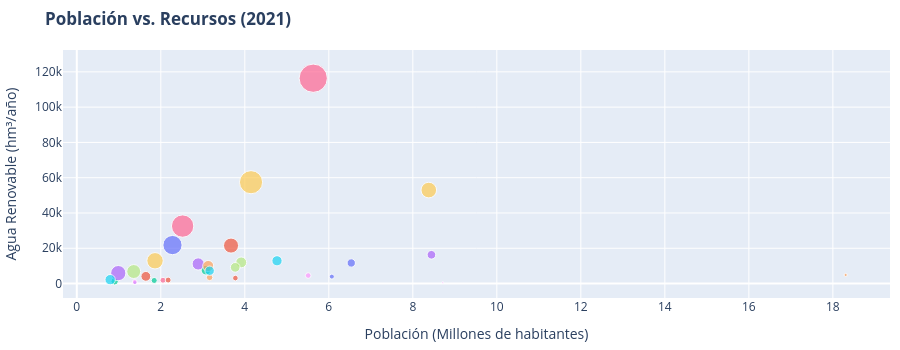

Notebook code for this chart:
### Code cell
# Poblacion vs recursos 2021

#  Datos
files_agua = [
    "../datos/AguaRenovable/EntidadFederativa/Agua_Renovable_EntidadFederativa_2017.xlsx",
    "../datos/AguaRenovable/EntidadFederativa/Agua_Renovable_EntidadFederativa_2018.xlsx",
    "../datos/AguaRenovable/EntidadFederativa/Agua_Renovable_EntidadFederativa_2019.xlsx",
    "../datos/AguaRenovable/EntidadFederativa/Agua_Renovable_EntidadFederativa_2020.xlsx",
    "../datos/AguaRenovable/EntidadFederativa/Agua_Renovable_EntidadFederativa_2021.xlsx"
]

all_data_agua = []
for f in files_agua:
    if os.path.exists(f):
        df_temp = pd.read_excel(f, engine='openpyxl')
        all_data_agua.append(df_temp)

master_agua = pd.concat(all_data_agua, ignore_index=True)
df_2021 = master_agua[master_agua['Año'] == 2021]
# Limpieza de columnas numéricas
cols_num = ['Agua Renovable (hm³/año)', 'Población (Millones de habitantes)', 'Agua Renovable per cápita (m³/habitante/año)']
for col in cols_num:
    master_agua[col] = pd.to_numeric(master_agua[col].astype(str).str.replace(',', '').str.replace('"', '').str.strip(), errors='coerce').fillna(0)

# Población vs Recursos
fig4 = px.scatter(df_2021, x='Población (Millones de habitantes)', y='Agua Renovable (hm³/año)',
                 size='Agua Renovable per cápita (m³/habitante/año)', color='Entidad Federativa',
                 title='<b>Población vs. Recursos (2021)</b>')
fig4.update_layout(height=350, margin=dict(l=10, r=10, t=50, b=10), showlegend=False)

fig4.show()

### Figure 1 — Plotly figure (JSON) as saved in the notebook; plotly's stock layout.template omitted (floating-point values rounded to 4 significant figures)
{"data": [{"hovertemplate": "Entidad Federativa=Aguascalientes<br>Población (Millones de habitantes)=%{x}<br>Agua Renovable (hm³/año)=%{y}<br>Agua Renovable per cápita (m³/habitante/año)=%{marker.size}<extra></extra>", "legendgroup": "Aguascalientes", "marker": {"color": "#636efa", "size": [391.8], "sizemode": "area", "sizeref": 51.7, "symbol": "circle"}, "mode": "markers", "name": "Aguascalientes", "orientation": "v", "showlegend": true, "type": "scatter", "x": [1.385], "xaxis": "x", "y": [542.4], "yaxis": "y"}, {"hovertemplate": "Entidad Federativa=Baja California<br>Población (Millones de habitantes)=%{x}<br>Agua Renovable (hm³/año)=%{y}<br>Agua Renovable per cápita (m³/habitante/año)=%{marker.size}<extra></extra>", "legendgroup": "Baja California", "marker": {"color": "#EF553B", "size": [822.0], "sizemode": "area", "sizeref": 51.7, "symbol": "circle"}, "mode": "markers", "name": "Baja California", "orientation": "v", "showlegend": true, "type": "scatter", "x": [3.776], "xaxis": "x", "y": [3104.0], "yaxis": "y"}, {"hovertemplate": "Entidad Federativa=Baja California Sur<br>Población (Millones de habitantes)=%{x}<br>Agua Renovable (hm³/año)=%{y}<br>Agua Renovable per cápita (m³/habitante/año)=%{marker.size}<extra></extra>", "legendgroup": "Baja California Sur", "marker": {"color": "#00cc96", "size": [1402.0], "sizemode": "area", "sizeref": 51.7, "symbol": "circle"}, "mode": "markers", "name": "Baja California Sur", "orientation": "v", "showlegend": true, "type": "scatter", "x": [0.9018], "xaxis": "x", "y": [1265.0], "yaxis": "y"}, {"hovertemplate": "Entidad Federativa=Campeche<br>Población (Millones de habitantes)=%{x}<br>Agua Renovable (hm³/año)=%{y}<br>Agua Renovable per cápita (m³/habitante/año)=%{marker.size}<extra></extra>", "legendgroup": "Campeche", "marker": {"color": "#ab63fa", "size": [5993.0], "sizemode": "area", "sizeref": 51.7, "symbol": "circle"}, "mode": "markers", "name": "Campeche", "orientation": "v", "showlegend": true, "type": "scatter", "x": [0.9879], "xaxis": "x", "y": [5920.0], "yaxis": "y"}, {"hovertemplate": "Entidad Federativa=Coahuila de Zaragoza<br>Población (Millones de habitantes)=%{x}<br>Agua Renovable (hm³/año)=%{y}<br>Agua Renovable per cápita (m³/habitante/año)=%{marker.size}<extra></extra>", "legendgroup": "Coahuila de Zaragoza", "marker": {"color": "#FFA15A", "size": [1107.0], "sizemode": "area", "sizeref": 51.7, "symbol": "circle"}, "mode": "markers", "name": "Coahuila de Zaragoza", "orientation": "v", "showlegend": true, "type": "scatter", "x": [3.162], "xaxis": "x", "y": [3499.0], "yaxis": "y"}, {"hovertemplate": "Entidad Federativa=Colima<br>Población (Millones de habitantes)=%{x}<br>Agua Renovable (hm³/año)=%{y}<br>Agua Renovable per cápita (m³/habitante/año)=%{marker.size}<extra></extra>", "legendgroup": "Colima", "marker": {"color": "#19d3f3", "size": [2778.0], "sizemode": "area", "sizeref": 51.7, "symbol": "circle"}, "mode": "markers", "name": "Colima", "orientation": "v", "showlegend": true, "type": "scatter", "x": [0.7941], "xaxis": "x", "y": [2206.0], "yaxis": "y"}, {"hovertemplate": "Entidad Federativa=Chiapas<br>Población (Millones de habitantes)=%{x}<br>Agua Renovable (hm³/año)=%{y}<br>Agua Renovable per cápita (m³/habitante/año)=%{marker.size}<extra></extra>", "legendgroup": "Chiapas", "marker": {"color": "#FF6692", "size": [20680.0], "sizemode": "area", "sizeref": 51.7, "symbol": "circle"}, "mode": "markers", "name": "Chiapas", "orientation": "v", "showlegend": true, "type": "scatter", "x": [5.629], "xaxis": "x", "y": [116400.0], "yaxis": "y"}, {"hovertemplate": "Entidad Federativa=Chihuahua<br>Población (Millones de habitantes)=%{x}<br>Agua Renovable (hm³/año)=%{y}<br>Agua Renovable per cápita (m³/habitante/año)=%{marker.size}<extra></extra>", "legendgroup": "Chihuahua", "marker": {"color": "#B6E880", "size": [3065.0], "sizemode": "area", "sizeref": 51.7, "symbol": "circle"}, "mode": "markers", "name": "Chihuahua", "orientation": "v", "showlegend": true, "type": "scatter", "x": [3.914], "xaxis": "x", "y": [12000.0], "yaxis": "y"}, {"hovertemplate": "Entidad Federativa=Ciudad de México<br>Población (Millones de habitantes)=%{x}<br>Agua Renovable (hm³/año)=%{y}<br>Agua Renovable per cápita (m³/habitante/año)=%{marker.size}<extra></extra>", "legendgroup": "Ciudad de México", "marker": {"color": "#FF97FF", "size": [74.32], "sizemode": "area", "sizeref": 51.7, "symbol": "circle"}, "mode": "markers", "name": "Ciudad de México", "orientation": "v", "showlegend": true, "type": "scatter", "x": [8.713], "xaxis": "x", "y": [647.6], "yaxis": "y"}, {"hovertemplate": "Entidad Federativa=Durango<br>Población (Millones de habitantes)=%{x}<br>Agua Renovable (hm³/año)=%{y}<br>Agua Renovable per cápita (m³/habitante/año)=%{marker.size}<extra></extra>", "legendgroup": "Durango", "marker": {"color": "#FECB52", "size": [6939.0], "sizemode": "area", "sizeref": 51.7, "symbol": "circle"}, "mode": "markers", "name": "Durango", "orientation": "v", "showlegend": true, "type": "scatter", "x": [1.863], "xaxis": "x", "y": [12920.0], "yaxis": "y"}, {"hovertemplate": "Entidad Federativa=Guanajuato<br>Población (Millones de habitantes)=%{x}<br>Agua Renovable (hm³/año)=%{y}<br>Agua Renovable per cápita (m³/habitante/año)=%{marker.size}<extra></extra>", "legendgroup": "Guanajuato", "marker": {"color": "#636efa", "size": [647.7], "sizemode": "area", "sizeref": 51.7, "symbol": "circle"}, "mode": "markers", "name": "Guanajuato", "orientation": "v", "showlegend": true, "type": "scatter", "x": [6.072], "xaxis": "x", "y": [3933.0], "yaxis": "y"}, {"hovertemplate": "Entidad Federativa=Guerrero<br>Población (Millones de habitantes)=%{x}<br>Agua Renovable (hm³/año)=%{y}<br>Agua Renovable per cápita (m³/habitante/año)=%{marker.size}<extra></extra>", "legendgroup": "Guerrero", "marker": {"color": "#EF553B", "size": [5861.0], "sizemode": "area", "sizeref": 51.7, "symbol": "circle"}, "mode": "markers", "name": "Guerrero", "orientation": "v", "showlegend": true, "type": "scatter", "x": [3.672], "xaxis": "x", "y": [21520.0], "yaxis": "y"}, {"hovertemplate": "Entidad Federativa=Hidalgo<br>Población (Millones de habitantes)=%{x}<br>Agua Renovable (hm³/año)=%{y}<br>Agua Renovable per cápita (m³/habitante/año)=%{marker.size}<extra></extra>", "legendgroup": "Hidalgo", "marker": {"color": "#00cc96", "size": [2480.0], "sizemode": "area", "sizeref": 51.7, "symbol": "circle"}, "mode": "markers", "name": "Hidalgo", "orientation": "v", "showlegend": true, "type": "scatter", "x": [3.076], "xaxis": "x", "y": [7627.0], "yaxis": "y"}, {"hovertemplate": "Entidad Federativa=Jalisco<br>Población (Millones de habitantes)=%{x}<br>Agua Renovable (hm³/año)=%{y}<br>Agua Renovable per cápita (m³/habitante/año)=%{marker.size}<extra></extra>", "legendgroup": "Jalisco", "marker": {"color": "#ab63fa", "size": [1931.0], "sizemode": "area", "sizeref": 51.7, "symbol": "circle"}, "mode": "markers", "name": "Jalisco", "orientation": "v", "showlegend": true, "type": "scatter", "x": [8.443], "xaxis": "x", "y": [16310.0], "yaxis": "y"}, {"hovertemplate": "Entidad Federativa=México<br>Población (Millones de habitantes)=%{x}<br>Agua Renovable (hm³/año)=%{y}<br>Agua Renovable per cápita (m³/habitante/año)=%{marker.size}<extra></extra>", "legendgroup": "México", "marker": {"color": "#FFA15A", "size": [266.0], "sizemode": "area", "sizeref": 51.7, "symbol": "circle"}, "mode": "markers", "name": "México", "orientation": "v", "showlegend": true, "type": "scatter", "x": [18.3], "xaxis": "x", "y": [4870.0], "yaxis": "y"}, {"hovertemplate": "Entidad Federativa=Michoacán<br>Población (Millones de habitantes)=%{x}<br>Agua Renovable (hm³/año)=%{y}<br>Agua Renovable per cápita (m³/habitante/año)=%{marker.size}<extra></extra>", "legendgroup": "Michoacán", "marker": {"color": "#19d3f3", "size": [2708.0], "sizemode": "area", "sizeref": 51.7, "symbol": "circle"}, "mode": "markers", "name": "Michoacán", "orientation": "v", "showlegend": true, "type": "scatter", "x": [4.767], "xaxis": "x", "y": [12910.0], "yaxis": "y"}, {"hovertemplate": "Entidad Federativa=Morelos<br>Población (Millones de habitantes)=%{x}<br>Agua Renovable (hm³/año)=%{y}<br>Agua Renovable per cápita (m³/habitante/año)=%{marker.size}<extra></extra>", "legendgroup": "Morelos", "marker": {"color": "#FF6692", "size": [915.0], "sizemode": "area", "sizeref": 51.7, "symbol": "circle"}, "mode": "markers", "name": "Morelos", "orientation": "v", "showlegend": true, "type": "scatter", "x": [2.051], "xaxis": "x", "y": [1877.0], "yaxis": "y"}, {"hovertemplate": "Entidad Federativa=Nayarit<br>Población (Millones de habitantes)=%{x}<br>Agua Renovable (hm³/año)=%{y}<br>Agua Renovable per cápita (m³/habitante/año)=%{marker.size}<extra></extra>", "legendgroup": "Nayarit", "marker": {"color": "#B6E880", "size": [5028.0], "sizemode": "area", "sizeref": 51.7, "symbol": "circle"}, "mode": "markers", "name": "Nayarit", "orientation": "v", "showlegend": true, "type": "scatter", "x": [1.355], "xaxis": "x", "y": [6815.0], "yaxis": "y"}, {"hovertemplate": "Entidad Federativa=Nuevo León<br>Población (Millones de habitantes)=%{x}<br>Agua Renovable (hm³/año)=%{y}<br>Agua Renovable per cápita (m³/habitante/año)=%{marker.size}<extra></extra>", "legendgroup": "Nuevo León", "marker": {"color": "#FF97FF", "size": [825.3], "sizemode": "area", "sizeref": 51.7, "symbol": "circle"}, "mode": "markers", "name": "Nuevo León", "orientation": "v", "showlegend": true, "type": "scatter", "x": [5.509], "xaxis": "x", "y": [4547.0], "yaxis": "y"}, {"hovertemplate": "Entidad Federativa=Oaxaca<br>Población (Millones de habitantes)=%{x}<br>Agua Renovable (hm³/año)=%{y}<br>Agua Renovable per cápita (m³/habitante/año)=%{marker.size}<extra></extra>", "legendgroup": "Oaxaca", "marker": {"color": "#FECB52", "size": [13850.0], "sizemode": "area", "sizeref": 51.7, "symbol": "circle"}, "mode": "markers", "name": "Oaxaca", "orientation": "v", "showlegend": true, "type": "scatter", "x": [4.148], "xaxis": "x", "y": [57450.0], "yaxis": "y"}, {"hovertemplate": "Entidad Federativa=Puebla<br>Población (Millones de habitantes)=%{x}<br>Agua Renovable (hm³/año)=%{y}<br>Agua Renovable per cápita (m³/habitante/año)=%{marker.size}<extra></extra>", "legendgroup": "Puebla", "marker": {"color": "#636efa", "size": [1786.0], "sizemode": "area", "sizeref": 51.7, "symbol": "circle"}, "mode": "markers", "name": "Puebla", "orientation": "v", "showlegend": true, "type": "scatter", "x": [6.534], "xaxis": "x", "y": [11670.0], "yaxis": "y"}, {"hovertemplate": "Entidad Federativa=Querétaro<br>Población (Millones de habitantes)=%{x}<br>Agua Renovable (hm³/año)=%{y}<br>Agua Renovable per cápita (m³/habitante/año)=%{marker.size}<extra></extra>", "legendgroup": "Querétaro", "marker": {"color": "#EF553B", "size": [909.7], "sizemode": "area", "sizeref": 51.7, "symbol": "circle"}, "mode": "markers", "name": "Querétaro", "orientation": "v", "showlegend": true, "type": "scatter", "x": [2.175], "xaxis": "x", "y": [1979.0], "yaxis": "y"}, {"hovertemplate": "Entidad Federativa=Quintana Roo<br>Población (Millones de habitantes)=%{x}<br>Agua Renovable (hm³/año)=%{y}<br>Agua Renovable per cápita (m³/habitante/año)=%{marker.size}<extra></extra>", "legendgroup": "Quintana Roo", "marker": {"color": "#00cc96", "size": [949.9], "sizemode": "area", "sizeref": 51.7, "symbol": "circle"}, "mode": "markers", "name": "Quintana Roo", "orientation": "v", "showlegend": true, "type": "scatter", "x": [1.843], "xaxis": "x", "y": [1751.0], "yaxis": "y"}, {"hovertemplate": "Entidad Federativa=San Luis Potosí<br>Población (Millones de habitantes)=%{x}<br>Agua Renovable (hm³/año)=%{y}<br>Agua Renovable per cápita (m³/habitante/año)=%{marker.size}<extra></extra>", "legendgroup": "San Luis Potosí", "marker": {"color": "#ab63fa", "size": [3845.0], "sizemode": "area", "sizeref": 51.7, "symbol": "circle"}, "mode": "markers", "name": "San Luis Potosí", "orientation": "v", "showlegend": true, "type": "scatter", "x": [2.89], "xaxis": "x", "y": [11110.0], "yaxis": "y"}, {"hovertemplate": "Entidad Federativa=Sinaloa<br>Población (Millones de habitantes)=%{x}<br>Agua Renovable (hm³/año)=%{y}<br>Agua Renovable per cápita (m³/habitante/año)=%{marker.size}<extra></extra>", "legendgroup": "Sinaloa", "marker": {"color": "#FFA15A", "size": [3184.0], "sizemode": "area", "sizeref": 51.7, "symbol": "circle"}, "mode": "markers", "name": "Sinaloa", "orientation": "v", "showlegend": true, "type": "scatter", "x": [3.128], "xaxis": "x", "y": [9959.0], "yaxis": "y"}, {"hovertemplate": "Entidad Federativa=Sonora<br>Población (Millones de habitantes)=%{x}<br>Agua Renovable (hm³/año)=%{y}<br>Agua Renovable per cápita (m³/habitante/año)=%{marker.size}<extra></extra>", "legendgroup": "Sonora", "marker": {"color": "#19d3f3", "size": [2297.0], "sizemode": "area", "sizeref": 51.7, "symbol": "circle"}, "mode": "markers", "name": "Sonora", "orientation": "v", "showlegend": true, "type": "scatter", "x": [3.163], "xaxis": "x", "y": [7264.0], "yaxis": "y"}, {"hovertemplate": "Entidad Federativa=Tabasco<br>Población (Millones de habitantes)=%{x}<br>Agua Renovable (hm³/año)=%{y}<br>Agua Renovable per cápita (m³/habitante/año)=%{marker.size}<extra></extra>", "legendgroup": "Tabasco", "marker": {"color": "#FF6692", "size": [12930.0], "sizemode": "area", "sizeref": 51.7, "symbol": "circle"}, "mode": "markers", "name": "Tabasco", "orientation": "v", "showlegend": true, "type": "scatter", "x": [2.52], "xaxis": "x", "y": [32590.0], "yaxis": "y"}, {"hovertemplate": "Entidad Federativa=Tamaulipas<br>Población (Millones de habitantes)=%{x}<br>Agua Renovable (hm³/año)=%{y}<br>Agua Renovable per cápita (m³/habitante/año)=%{marker.size}<extra></extra>", "legendgroup": "Tamaulipas", "marker": {"color": "#B6E880", "size": [2436.0], "sizemode": "area", "sizeref": 51.7, "symbol": "circle"}, "mode": "markers", "name": "Tamaulipas", "orientation": "v", "showlegend": true, "type": "scatter", "x": [3.772], "xaxis": "x", "y": [9188.0], "yaxis": "y"}, {"hovertemplate": "Entidad Federativa=Tlaxcala<br>Población (Millones de habitantes)=%{x}<br>Agua Renovable (hm³/año)=%{y}<br>Agua Renovable per cápita (m³/habitante/año)=%{marker.size}<extra></extra>", "legendgroup": "Tlaxcala", "marker": {"color": "#FF97FF", "size": [639.1], "sizemode": "area", "sizeref": 51.7, "symbol": "circle"}, "mode": "markers", "name": "Tlaxcala", "orientation": "v", "showlegend": true, "type": "scatter", "x": [1.38], "xaxis": "x", "y": [882.0], "yaxis": "y"}, {"hovertemplate": "Entidad Federativa=Veracruz de Ignacio de la Llave<br>Población (Millones de habitantes)=%{x}<br>Agua Renovable (hm³/año)=%{y}<br>Agua Renovable per cápita (m³/habitante/año)=%{marker.size}<extra></extra>", "legendgroup": "Veracruz de Ignacio de la Llave", "marker": {"color": "#FECB52", "size": [6323.0], "sizemode": "area", "sizeref": 51.7, "symbol": "circle"}, "mode": "markers", "name": "Veracruz de Ignacio de la Llave", "orientation": "v", "showlegend": true, "type": "scatter", "x": [8.38], "xaxis": "x", "y": [52990.0], "yaxis": "y"}, {"hovertemplate": "Entidad Federativa=Yucatán<br>Población (Millones de habitantes)=%{x}<br>Agua Renovable (hm³/año)=%{y}<br>Agua Renovable per cápita (m³/habitante/año)=%{marker.size}<extra></extra>", "legendgroup": "Yucatán", "marker": {"color": "#636efa", "size": [9573.0], "sizemode": "area", "sizeref": 51.7, "symbol": "circle"}, "mode": "markers", "name": "Yucatán", "orientation": "v", "showlegend": true, "type": "scatter", "x": [2.279], "xaxis": "x", "y": [21810.0], "yaxis": "y"}, {"hovertemplate": "Entidad Federativa=Zacatecas<br>Población (Millones de habitantes)=%{x}<br>Agua Renovable (hm³/año)=%{y}<br>Agua Renovable per cápita (m³/habitante/año)=%{marker.size}<extra></extra>", "legendgroup": "Zacatecas", "marker": {"color": "#EF553B", "size": [2485.0], "sizemode": "area", "sizeref": 51.7, "symbol": "circle"}, "mode": "markers", "name": "Zacatecas", "orientation": "v", "showlegend": true, "type": "scatter", "x": [1.644], "xaxis": "x", "y": [4087.0], "yaxis": "y"}], "layout": {"height": 350, "legend": {"itemsizing": "constant", "title": {"text": "Entidad Federativa"}, "tracegroupgap": 0}, "margin": {"b": 10, "l": 10, "r": 10, "t": 50}, "showlegend": false, "title": {"text": "<b>Población vs. Recursos (2021)</b>"}, "xaxis": {"anchor": "y", "domain": [0, 1], "title": {"text": "Población (Millones de habitantes)"}}, "yaxis": {"anchor": "x", "domain": [0, 1], "title": {"text": "Agua Renovable (hm³/año)"}}}}
